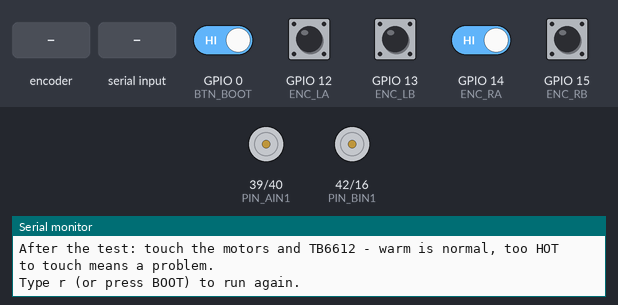
Bench run of a sketch on a simulated ESP32-S3. On the bench: motor-driver pin pairs drawn as motors (green arrow = first pin HIGH = forward, orange = second pin HIGH = backward, longer = more drive, scaled by the enable pin), the last lines printed to the serial monitor. The test bench sets the inputs (shaded band); at power-on: GPIO 0 (BTN_BOOT), GPIO 12 (ENC_LA), GPIO 13 (ENC_LB), GPIO 14 (ENC_RA), GPIO 15 (ENC_RB) HIGH.

Above: at 16.5 s.
16.6 s: GPIO 0 (BTN_BOOT) driven LOW and GPIO 14 (ENC_RA) driven LOW
19.6 s: GPIO 0 (BTN_BOOT) driven HIGH
At 21.5 s:
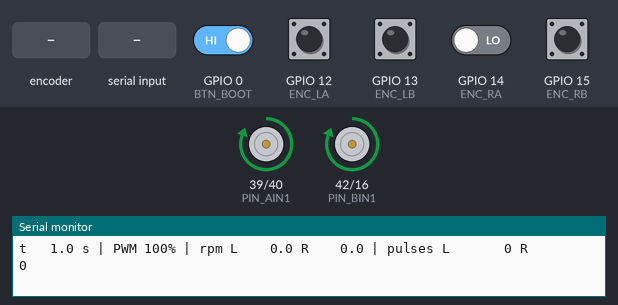
22.2 s: rotary encoder on GPIO 12 (ENC_LA) / GPIO 13 (ENC_LB) turned 1 step (first pin leading)
24.2 s: GPIO 14 (ENC_RA) driven HIGH
26.2 s: "s" received over Serial
At 26.7 s:
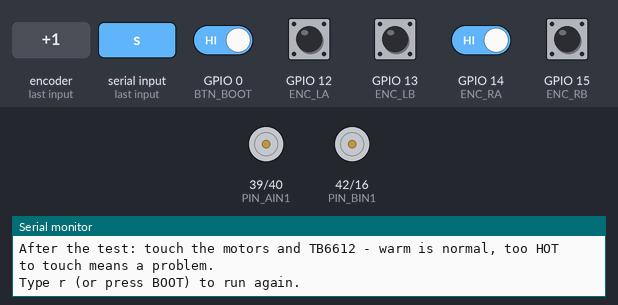
27.7 s: "r" received over Serial
At 32.4 s:
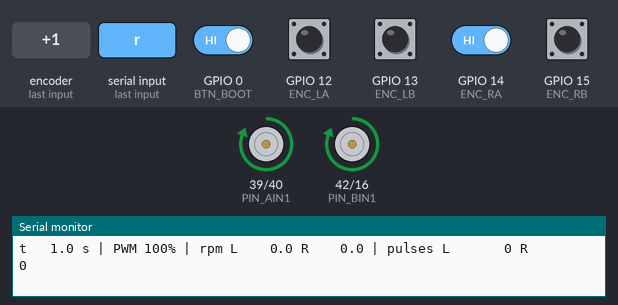
Timing chart, 0 to 33.3 s (numbered marks = the images above; inputs shaded):
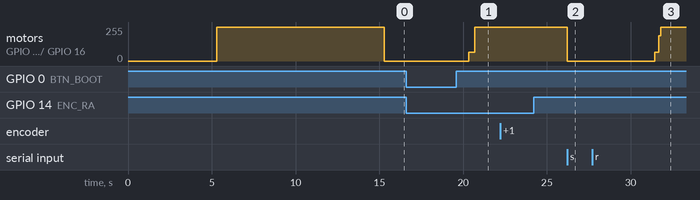

The sketch:

Test_FullSpeed10s.ino
```cpp
/*
  TEST 2 MOTORS AT MAX (100%) FOR 10 SECONDS  -  Line Robot (MKE-K01 ESP32-S3)
  --------------------------------------------------------------------------
  LIFT BOTH WHEELS OFF THE TABLE before connecting the battery!
  Wiring same as Test_N20:
    TB6612: VM <- battery (+) (+470uF), GND <- battery (-), VCC + STBY <- 3V3
            PWMA 38, AIN2 39, AIN1 40 -> LEFT motor | BIN1 41, BIN2 42, PWMB 2 -> RIGHT motor (v5)
    Encoder: VCC 3V3 (3V3 rail, NOT 5V), GND | LEFT A21 B47 | RIGHT A48 B1
    ESP32 on USB -> ALSO CONNECT ESP32 GND to the driver GND.
  Serial Monitor 115200, "Newline".
  Run: 3 s countdown -> accelerate 0.5 s -> 100% for 10 s -> stop.
  Run again: type r (or press the BOOT button). Emergency stop: type s or press BOOT.
*/
#include <Arduino.h>

#define PIN_MAP 1   // 1 = OLD PINS (breadboard) | 2 = NEW PINS v5 (perfboard)
#if PIN_MAP == 1
#define PIN_PWMA 38
#define PIN_AIN1 39
#define PIN_AIN2 40
#define PIN_PWMB 41
#define PIN_BIN1 42
#define PIN_BIN2 16
#define ENC_LA 12
#define ENC_LB 13
#define ENC_RA 14
#define ENC_RB 15
#else
#define PIN_PWMA 38
#define PIN_AIN2 39
#define PIN_AIN1 40
#define PIN_BIN1 41
#define PIN_BIN2 42
#define PIN_PWMB 2
#define ENC_LA 21
#define ENC_LB 47
#define ENC_RA 48
#define ENC_RB 1
#endif
#define BTN_BOOT 0

float COUNTS_PER_REV = 1400.0f;   // 300 rpm motor (estimate) - edit to the value measured with Test_N20 command c
const float WHEEL_D_MM = 43.0f;
const uint32_t RUN_MS = 10000;

const int PWM_FREQ = 20000, PWM_BITS = 10, PWM_MAX = 1023;
#if defined(ESP_ARDUINO_VERSION_MAJOR) && ESP_ARDUINO_VERSION_MAJOR >= 3
  #define PWM_ATTACH(pin, ch) ledcAttach(pin, PWM_FREQ, PWM_BITS)
  #define PWM_OUT(pin, ch, d) ledcWrite(pin, d)
#else
  #define PWM_ATTACH(pin, ch) do { ledcSetup(ch, PWM_FREQ, PWM_BITS); ledcAttachPin(pin, ch); } while (0)
  #define PWM_OUT(pin, ch, d) ledcWrite(ch, d)
#endif

volatile int32_t encL = 0, encR = 0;
volatile uint8_t prevL = 0, prevR = 0;
const int8_t QDEC[16] = {0, +1, -1, 0, -1, 0, 0, +1, +1, 0, 0, -1, 0, -1, +1, 0};
void IRAM_ATTR isrL() { uint8_t s = (digitalRead(ENC_LA) << 1) | digitalRead(ENC_LB); encL += QDEC[(prevL << 2) | s]; prevL = s; }
void IRAM_ATTR isrR() { uint8_t s = (digitalRead(ENC_RA) << 1) | digitalRead(ENC_RB); encR -= QDEC[(prevR << 2) | s]; prevR = s; }

void motor(uint8_t pwm, uint8_t in1, uint8_t in2, int duty, uint8_t ch) {
  digitalWrite(in1, duty > 0); digitalWrite(in2, LOW);   // forward only
  PWM_OUT(pwm, ch, constrain(duty, 0, PWM_MAX));
}
void both(int duty) { motor(PIN_PWMA, PIN_AIN1, PIN_AIN2, duty, 0); motor(PIN_PWMB, PIN_BIN1, PIN_BIN2, duty, 1); }
void stopAll() { both(0); }

bool stopRequested() {
  if (digitalRead(BTN_BOOT) == LOW) return true;
  if (Serial.available()) { char c = Serial.read(); if (c == 's' || c == 'S') return true; }
  return false;
}

void runTest() {
  Serial.println("\n=== MAX SPEED 10 SECONDS - LIFT THE WHEELS! ===");
  for (int i = 3; i > 0; i--) { Serial.printf("Starting in %d...\n", i); delay(1000); }
  while (Serial.available()) Serial.read();
  delay(300);   // ignore a BOOT button still being held

  encL = encR = 0;
  uint32_t t0 = millis(), tP = t0;
  int32_t lastL = 0, lastR = 0, l10 = 0, r10 = 0;   // pulses when the 100% segment started
  float maxL = 0, maxR = 0, minL = 1e9, minR = 1e9;
  bool fullStarted = false, aborted = false;

  while (millis() - t0 < 500 + RUN_MS) {
    uint32_t el = millis() - t0;
    both(el < 500 ? (int)(PWM_MAX * el / 500) : PWM_MAX);   // accelerate for 0.5 s then 100%
    if (!fullStarted && el >= 500) { fullStarted = true; l10 = encL; r10 = encR; }
    if (stopRequested()) { aborted = true; break; }
    if (millis() - tP >= 500) {
      uint32_t dt = millis() - tP; tP = millis();
      int32_t l = encL, r = encR;
      float rl = (l - lastL) / COUNTS_PER_REV * 60000.0f / dt, rr = (r - lastR) / COUNTS_PER_REV * 60000.0f / dt;
      lastL = l; lastR = r;
      if (fullStarted && el > 1500) { maxL = max(maxL, rl); maxR = max(maxR, rr); minL = min(minL, rl); minR = min(minR, rr); }
      Serial.printf("t %5.1f s | PWM %3d%% | rpm L %6.1f R %6.1f | pulses L %7ld R %7ld\n",
                    el / 1000.0f, el < 500 ? (int)(100 * el / 500) : 100, rl, rr, (long)l, (long)r);
    }
  }
  uint32_t tFull = millis() - t0 > 500 ? millis() - t0 - 500 : 1;
  stopAll();

  float revL = (encL - l10) / COUNTS_PER_REV, revR = (encR - r10) / COUNTS_PER_REV;
  float avgL = revL * 60000.0f / tFull, avgR = revR * 60000.0f / tFull;
  float k = PI * WHEEL_D_MM / 60.0f;   // rpm -> mm/s
  Serial.println(aborted ? "\n=== EMERGENCY STOP ===" : "\n=== RESULT 10 SECONDS 100% ===");
  Serial.printf("LEFT : AVG %6.1f rpm (%4.0f mm/s) | min %6.1f max %6.1f | %.1f turns\n", avgL, avgL * k, minL, maxL, revL);
  Serial.printf("RIGHT: AVG %6.1f rpm (%4.0f mm/s) | min %6.1f max %6.1f | %.1f turns\n", avgR, avgR * k, minR, maxR, revR);
  Serial.printf("Wheel mismatch: %.1f %%\n", 100.0f * (avgL - avgR) / max(1.0f, fabsf(avgL)));
  Serial.println("Pass: both POSITIVE, ~380-470 rpm (full battery), diff < 10%, steady rpm (min~max).");
  Serial.println("After the test: touch the motors and TB6612 - warm is normal, too HOT to touch means a problem.");
  Serial.println("Type r (or press BOOT) to run again.");
}

void setup() {
  Serial.begin(115200);
  pinMode(PIN_AIN1, OUTPUT); pinMode(PIN_AIN2, OUTPUT); pinMode(PIN_BIN1, OUTPUT); pinMode(PIN_BIN2, OUTPUT);
  PWM_ATTACH(PIN_PWMA, 0); PWM_ATTACH(PIN_PWMB, 1);
  stopAll();
  pinMode(BTN_BOOT, INPUT_PULLUP);
  pinMode(ENC_LA, INPUT_PULLUP); pinMode(ENC_LB, INPUT_PULLUP); pinMode(ENC_RA, INPUT_PULLUP); pinMode(ENC_RB, INPUT_PULLUP);
  prevL = (digitalRead(ENC_LA) << 1) | digitalRead(ENC_LB);
  prevR = (digitalRead(ENC_RA) << 1) | digitalRead(ENC_RB);
  attachInterrupt(digitalPinToInterrupt(ENC_LA), isrL, CHANGE); attachInterrupt(digitalPinToInterrupt(ENC_LB), isrL, CHANGE);
  attachInterrupt(digitalPinToInterrupt(ENC_RA), isrR, CHANGE); attachInterrupt(digitalPinToInterrupt(ENC_RB), isrR, CHANGE);
  delay(1500);
  runTest();
}

void loop() {
  bool again = digitalRead(BTN_BOOT) == LOW;
  if (Serial.available()) { char c = Serial.read(); if (c == 'r' || c == 'R') again = true; }
  if (again) { delay(300); runTest(); }
}
```

Measured:
- after the input at 19.6 s, motor on GPIO 39 (PIN_AIN1) / GPIO 40 (PIN_AIN2), motor on GPIO 42 (PIN_BIN1) / GPIO 16 (PIN_BIN2): stopped → forward 64/255 after 0.73 s, → forward 255/255 0.38 s later
- after the input at 26.2 s, motor on GPIO 39 (PIN_AIN1) / GPIO 40 (PIN_AIN2), motor on GPIO 42 (PIN_BIN1) / GPIO 16 (PIN_BIN2): forward 255/255 → stopped at once
- after the input at 27.7 s, motor on GPIO 39 (PIN_AIN1) / GPIO 40 (PIN_AIN2), motor on GPIO 42 (PIN_BIN1) / GPIO 16 (PIN_BIN2): stopped → forward 64/255 after 3.7 s, → forward 191/255 0.25 s later, → forward 255/255 0.13 s later
